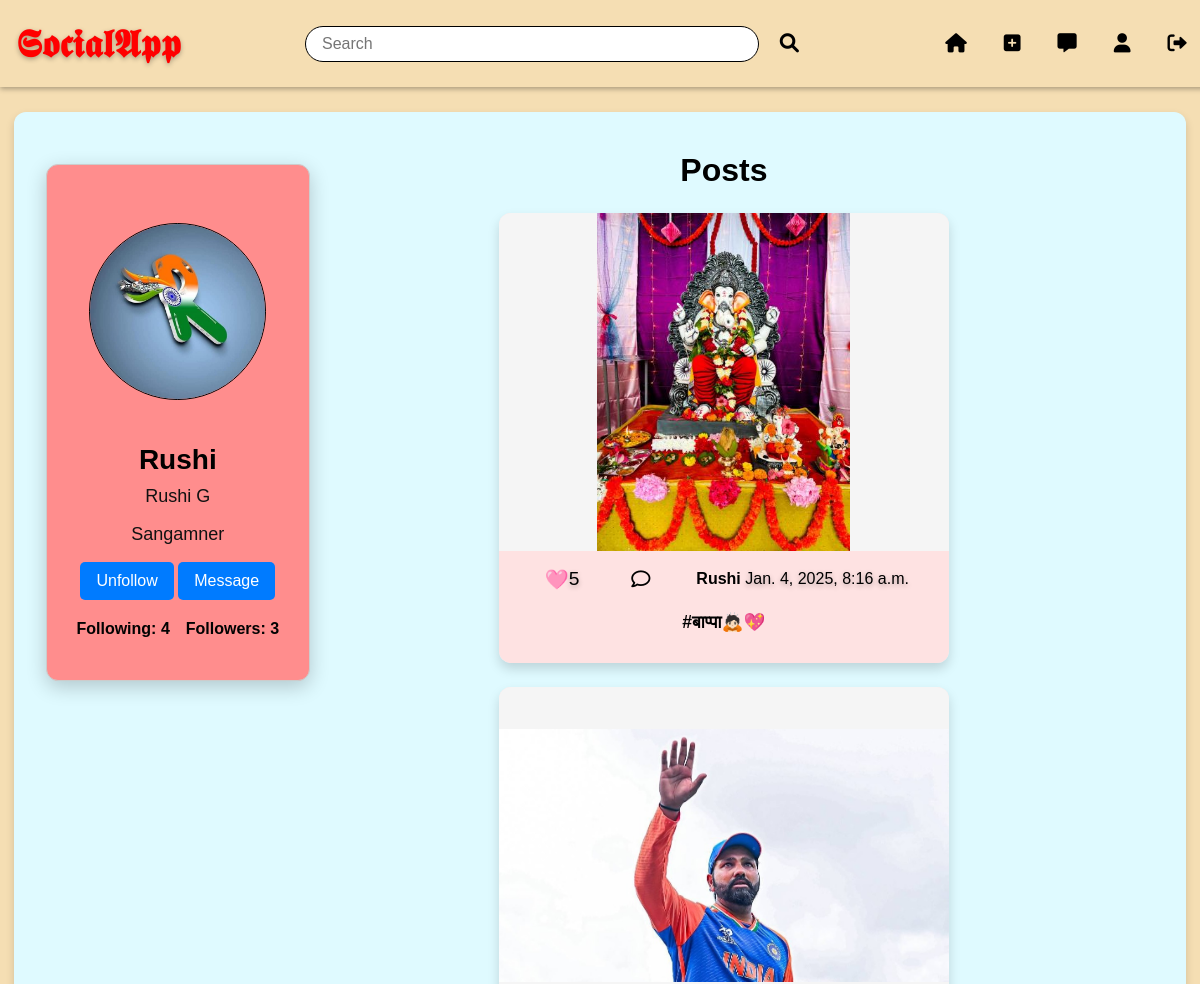
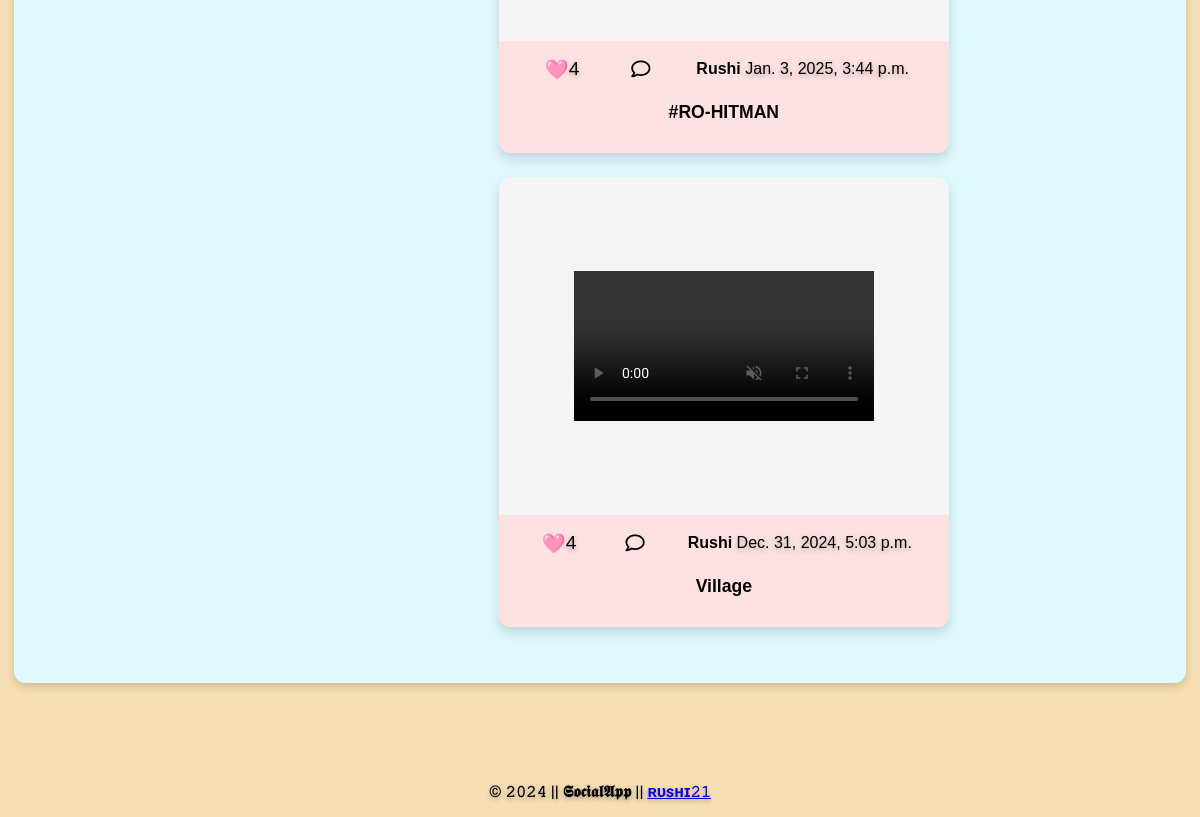
Screenshot of /profile/Rushi/ (signed in) with the database file from the repository (2 pictures, top to bottom).
### socialapp/models.py (models this page shows, shortened)
class Profile(models.Model):
    user = models.OneToOneField(User, related_name='profile', on_delete=models.CASCADE)
    profile_pic = models.ImageField(blank=True, null=True, upload_to=profile_pic_path)
    bio = models.TextField(max_length=500,blank=True)
    location = models.CharField(max_length=100, blank=True)
    followers=models.ManyToManyField('self',symmetrical=False,related_name='followed_by',blank=True)
    following=models.ManyToManyField('self',symmetrical=False,related_name='follows_to',blank=True)
    created_at = models.DateTimeField(auto_now_add=True)
    updated_at = models.DateTimeField(auto_now=True)
    objects = ProfileManager()

class Post(models.Model):
    user = models.ForeignKey(User, related_name="posts", on_delete=models.CASCADE)
    image = models.ImageField(blank=True, null=True, upload_to=post_media_path)
    video = models.FileField(blank=True, null=True, upload_to=post_media_path)
    caption = models.TextField(max_length=300,blank=True)
    created_at = models.DateTimeField(auto_now_add=True)
    updated_at = models.DateTimeField(auto_now=True)
    objects = PostManager()
    def total_likes(self):
        return self.likes.count()

### socialapp/views.py (the view)
# urls.py: path('profile/<str:username>/', views.profile_view, name='profile'),
@login_required
def profile_view(request, username):
    user = get_object_or_404(User, username=username)
    profile = user.profile
    following_list = user.following.all()
    followers_list = user.followers.all()
    posts = Post.objects.filter(user=user)
    is_following = Follow.objects.filter(follower=request.user, followed=user).exists()if request.user.is_authenticated else False
    follow_back = Follow.objects.filter(follower=profile.user, followed=request.user).exists() if request.user.is_authenticated else False
    return render(request, 'profile.html', {'profile': profile, 'posts': posts, 'is_following': is_following, 'following': following_list, 'followers': followers_list, 'follow_back': follow_back,'user': request.user,})

### socialapp/models.py (called while the page is built)
    def get_queryset(self):
        return super().get_queryset().filter(created_at__lte=timezone.now())

### socialapp/templates/profile.html (shortened to what this page needs)
{% extends 'base.html' %}
{% load static %}
{% block content %}
<div class="profile-container">
    <div class="profile-info">
        <div class="profile-image-container">
            {% if profile.profile_pic %}
                <img src="{{ profile.profile_pic.url}}" alt="Profile picture" class="profile-pic-preview">
            {% else %}
                <img src="{% static 'images/default.png' %}" alt="Default profile picture" class="profile-pic-preview">
            {% endif %}
        </div>
        <div id="profile-details">
            <h2>{{ profile.user.username }}</h2>
            <p>{{ profile.bio }}</p>
            <p>{{ profile.location }}</p>
            {% if user.is_authenticated and user != profile.user %}
                <button id="follow-button" onclick="toggleFollow(event, '{{ profile.user.username }}', {{ is_following|yesno:"true,false" }}, {{ follow_back|yesno:"true,false" }})">
                {% if is_following %}
                        Unfollow
                    {% elif follow_back %}
                        Follow Back
                    {% else %}
                        Follow
                    {% endif %}
                </button>
                <button type="button" class="btn btn-primary" id="message-button" onclick="openChat('{{ profile.user.username }}')" style="display: {% if is_following %}inline-block{% else %}none{% endif %};">Message</button>
            {% endif %}
        </div>
        <div id="follow-details">
            <div class="follow">
                <a href="#" id="following-count" onclick="toggleFollowingList(event)">
                        Following: {{ following.count }}
                </a>
            </div>
            <div class="follow">
                <a href="#" id="followers-count" onclick="toggleFollowersList(event)">
                        Followers: {{ followers.count }}
                </a>
            </div>
        </div>
    </div>
    <div class="user-posts">
        <h3>Posts</h3>
        <div class="post-list">
            {% for post in posts|dictsortreversed:"created_at" %}
                <li class="post-item">
                    <div class="post-content">
                        {% if post.image %}
                            <img class="post-image" src="{{ post.image.url }}" alt="Post Image">
                        {% endif %}
                        {% if post.video %}
                            <video class="post-video" controls muted loop>
                                <source src="{{ post.video.url }}" type="video/mp4">
                            </video>
                        {% endif %}
                    </div>
                    <div class="post-details">
                        <div class="like-comment-section">
                            <button class="like-btn" onclick="toggleLikePost('{{ post.pk }}')">
                                {% if is_liked %}
                                    ❤️
                                {% else %}
                                    🩷
                                {% endif %}
                                <span id="like-count-{{ post.pk }}">{{ post.total_likes }}</span>
                            </button>
                            <button class="comment-toggle-btn" onclick="toggleComments('{{ post.pk }}')"><i class="fa-regular fa-comment"></i>
                            </button>
                            {% if user == profile.user %}
                                <form method="GET" action="{% url 'edit_post' post.id %}" style="display:inline;">
                                    <button type="submit"class="edit-btn"><i class="fa-regular fa-pen-to-square"></i> </button>
                                </form>
                                <form method="POST" action="{% url 'delete_post' post.id %}" style="display:inline;">
                                    {% csrf_token %}
                                    <button type="submit" class="delete-btn" onclick="return confirm('Are you sure you want to delete this post?');"><i class="fas fa-trash-alt"></i> </button>
                                </form>
                            {% else %}
                                <div class="post-footer">
                                    <strong>{{ post.user.username }}</strong>
                                    <span>{{ post.created_at }}</span>
                                </div>
                            {% endif %}
                        </div>
                        <div class="post-caption">
                            <p><b>{{ post.caption }}</b></p>
                        </div>
                    </div>
                </li>
            {% empty %}
                <p>No posts available.</p>
            {% endfor %}
        </div>
    </div>
</div>
<link rel="stylesheet" href="https://cdnjs.cloudflare.com/ajax/libs/font-awesome/6.0.0-beta3/css/all.min.css">
<link rel="stylesheet" href="{% static 'css/profile.css' %}">
{% endblock %}

### css/base.css (style rules this page uses)
body { font-family: 'Roboto', Arial, sans-serif; margin: 0; padding: 0; background-color: wheat; }
.post-list { width: 100%; display: flex; flex-wrap: wrap; align-items: center; justify-content: space-evenly; margin-top: 1rem; }
.post-item { display: flex; flex-direction: column; width:450px; height: 450px; margin-bottom: 1.5rem; border-radius: 12px; overflow: hidden; background-color: #fee2e2fe; box-shadow: 0 6px 12px rgba(0, 0, 0, 0.15); position: relative; }
.post-content { display: flex; justify-content: center; align-items: center; width: 100%; height: 75%; background-color: whitesmoke; overflow: hidden; }
.post-content img, .post-content video { max-width: 100%; max-height: 100%; object-fit: cover; }
.post-caption { padding: 0.2rem; font-size: 1rem; color: #000; text-align: center; }
.like-comment-section { display: flex; justify-content: space-between; align-items: center; padding: 5px 15px; }
.like-comment-section button { color: black; background-color: transparent; border: none; cursor: pointer; font-size: 1.2rem; display: flex; align-items: center; }
span { text-shadow: 0 2px 5px rgba(0, 0, 0, 0.3); }

### css/profile.css (style rules this page uses)
.profile-container { padding: 1rem; display: flex; flex-direction: row; gap: 2rem; }
.profile-info { width: 20%; height: 475px; background-color: #ff8d8d; display: flex; align-items: center; justify-content: center; flex-direction: column; flex-wrap: wrap; margin: 20px 0; padding: 20px; border: 1px solid #ccc; border-radius: 12px; box-shadow: 0 6px 20px rgba(0, 0, 0, 0.2); }
.profile-image-container { margin: 1rem; }
.profile-pic-preview { width: 175px; height: 175px; border-radius: 50%; border: 1px solid black; object-fit: cover; transition: transform 0.3s, box-shadow 0.3s; }
#profile-details { font-size: 16px; padding:0 0 20px 0; text-align: center; }
#profile-details h2 { font-size: 28px; margin-bottom: 0.5rem; color: #000; margin-bottom: 10px; }
#profile-details p { margin: 0.5rem 0; min-height: 30px; font-size: 18px; color: #111; }
#follow-button,#message-button,#settings-button { background-color: #007bff; color: white; border: none; border-radius: 5px; padding: 10px 16px; cursor: pointer; transition: background-color 0.3s; font-size: 1rem; }
#follow-details { display: flex; align-items: center; justify-content: space-evenly; }
.follow a { font-weight: bold; font-size: 1rem; color: #020202; text-decoration: none; margin: 0 0.5rem; transition: color 0.3s; }
.user-posts { display: flex; flex-direction: column; align-items: center; width: 69%; }
.user-posts h3 { text-align: center; font-size: 2rem; margin: 0.5rem; color: #000; }
.post-caption { font-size: 1.1rem; padding-bottom: 0; }
.like-comment-section { padding: 1rem 0 0 0; justify-content: space-evenly; }

### rows the page displays
Profile: profile_pic (picture), user.username "Rushi", bio "Rushi G", location "Sangamner"
Post: image (picture), total_likes "5", user.username "Rushi", created_at "Jan. 4, 2025, 8:16 a.m.", caption "#बाप्पा🙇🏻💖"
Post: image (picture), total_likes "4", user.username "Rushi", created_at "Jan. 3, 2025, 3:44 p.m.", caption "#RO-HITMAN"
Post: total_likes "4", user.username "Rushi", created_at "Dec. 31, 2024, 5:03 p.m.", caption "Village"

### other values shown
{{ following.count }} "4"
{{ followers.count }} "3"
